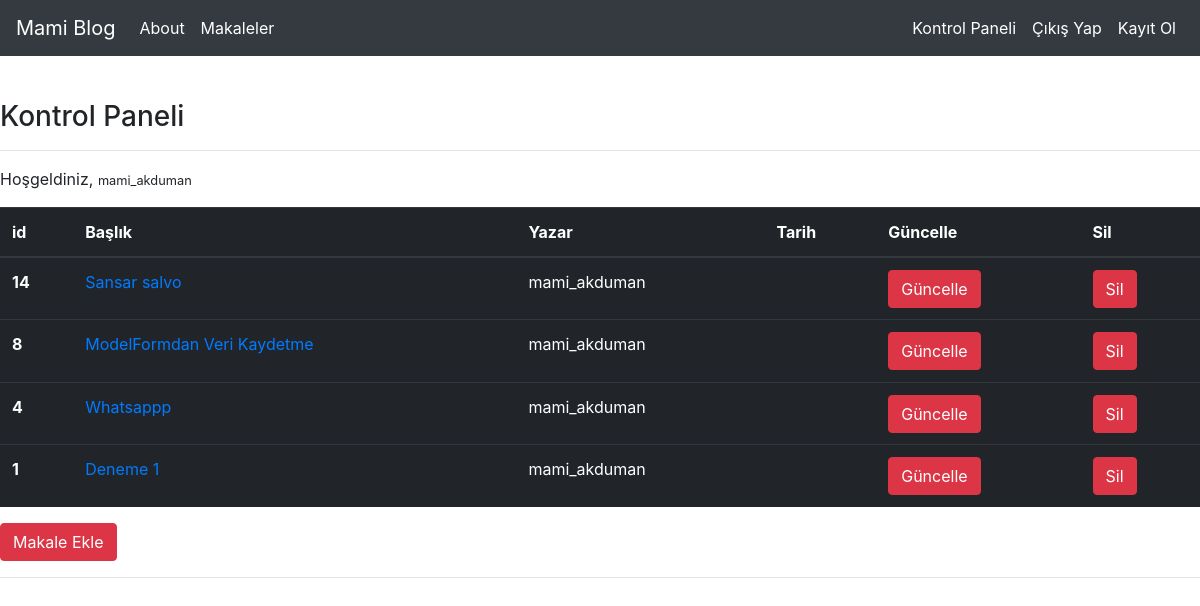
Screenshot of /articles/dashboard/ (signed in) with the database file from the repository.
### article/models.py (models this page shows, shortened)
class Article(models.Model):
    author = models.ForeignKey("auth.User",on_delete=models.CASCADE,verbose_name="Yazar")
    title = models.CharField(max_length=50,verbose_name="Başlık")
    content = models.TextField(verbose_name="İçerik")
    created_date = models.DateTimeField(auto_now=True,verbose_name="Oluşturma Zamanı")
    class Meta:
        ordering = ["-created_date"]

### article/views.py (the view)
# urls.py: path('dashboard/',views.dashboard,name="dashboard"),
@login_required()
def dashboard(request):
    articles = Article.objects.filter(author = request.user)
    context = {
        "articles":articles
    }
    return render(request,"dashboard.html",context)

### templates/dashboard.html
{% extends "layout.html"%}
{% block body %}
<h3>Kontrol Paneli</h3>
<hr>
<p>
    Hoşgeldiniz, <small>{{request.user.username}}</small>
</p>
{% if articles %}
<table class="table table-dark">
    <thead>
      <tr>
        <th scope="col">id</th>
        <th scope="col">Başlık</th>
        <th scope="col">Yazar</th>
        <th scope="col">Tarih</th>
        <th scope="col">Güncelle</th>
        <th scope="col">Sil</th>
      </tr>
    </thead>
    <tbody>
        {% for article in articles %}
        <tr>
            <th scope="row">{{article.id}}</th>
            <td><a href="{% url 'article:detail' article.id %}">{{article.title}}</a></td>
            <td>{{article.author.username}}</td>
            <td>{{article.created.date}}</td>
            <td><a href="{% url 'article:update' article.id %}"class ="btn btn-danger">Güncelle</a></td>
            <td><a href="{% url 'article:delete' article.id %}"class ="btn btn-danger">Sil</a></td>
          </tr>
          <tr>
        {% endfor %}
</table>
{% else %}
<div
    class = "alert alert-danger">
    Henüz Makaleniz Bulunmuyor.
</div>
{% endif %}
<a class = "btn btn-danger" href="{% url 'article:addarticle' %}">Makale Ekle</a>
<hr>
{% endblock body %}

### rows the page displays
Article: id "14", title "Sansar salvo", author.username "mami_akduman"
Article: id "8", title "ModelFormdan Veri Kaydetme", author.username "mami_akduman"
Article: id "4", title "Whatsappp", author.username "mami_akduman"
Article: id "1", title "Deneme 1", author.username "mami_akduman"

### other values shown
{{ request.user.username }} "mami_akduman"
